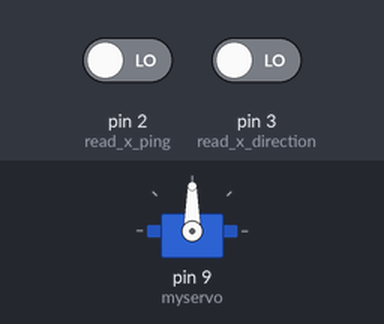
A sketch run on a simulated Arduino Uno, built with avr-gcc and run on an emulated ATmega328P. Parts: servo. The test bench sets the inputs (shaded band); at power-on: pin 2 (read_x_ping) LOW, pin 3 (read_x_direction) LOW.

Above: at 1.2 s.
1.3 s: pin 2 (read_x_ping) driven HIGH
At 2.2 s:
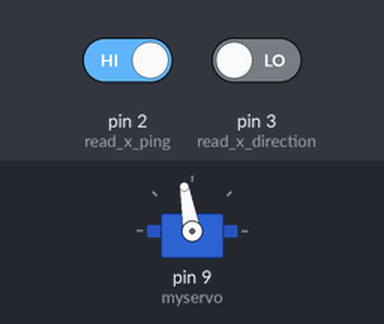
2.8 s: pin 2 (read_x_ping) driven LOW and pin 3 (read_x_direction) driven HIGH
At 3.4 s:
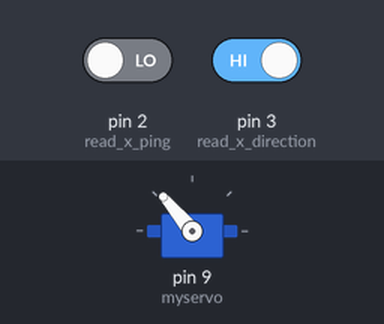
Timing chart, 0 to 5.8 s (numbered marks = the images above; inputs shaded):
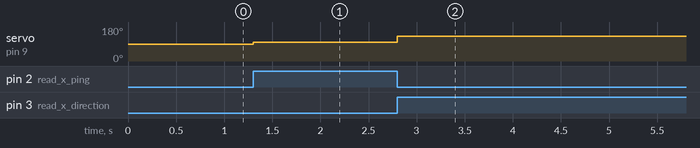

The sketch:

stepper2servo.ino
```cpp
#include <Servo.h>

Servo myservo;  // create servo object to control a servo
// twelve servo objects can be created on most boards

int pos = 0;    // variable to store the servo position
int downDeg = 130;
int upDeg = 100;

void setup() {
  myservo.attach(9);  // attaches the servo on pin 9 to the servo object
  pinMode(2, INPUT);  // read x ping
  pinMode(3, INPUT);  // read x direction
  attachInterrupt(0, calcPos, CHANGE);
}

void loop() {

}

void calcPos(){
  if (digitalRead(3) == HIGH && pos != downDeg){
    pos = downDeg;
    myservo.write(pos);
  }
  if (digitalRead(3) == LOW && pos != upDeg){
    pos = upDeg;
    myservo.write(pos);
  }
}
```

Measured:
- after the input at 1.3 s, servo on pin 9 (myservo): 90° → 100° at once
- after the input at 2.8 s, servo on pin 9 (myservo): 100° → 130° at once
